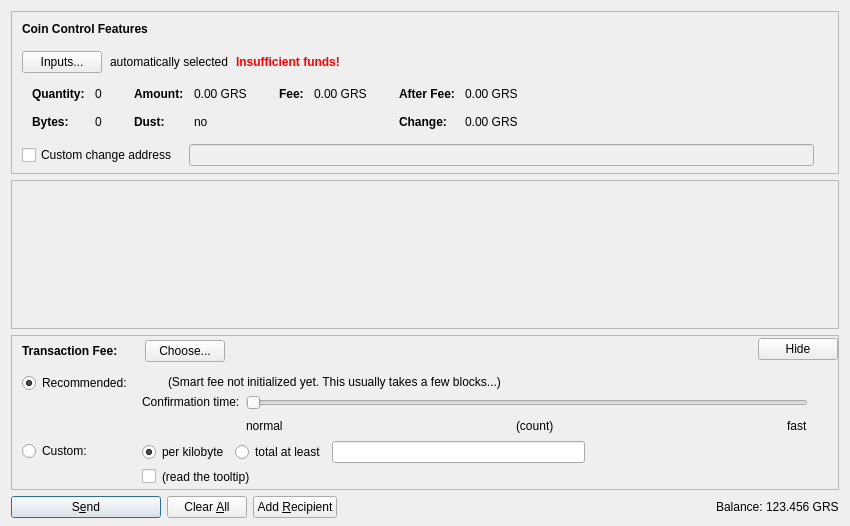
<?xml version="1.0" encoding="UTF-8"?>
<ui version="4.0">
 <class>SendCoinsDialog</class>
 <widget class="QDialog" name="SendCoinsDialog">
  <property name="geometry">
   <rect>
    <x>0</x>
    <y>0</y>
    <width>850</width>
    <height>526</height>
   </rect>
  </property>
  <property name="windowTitle">
   <string>Send Coins</string>
  </property>
  <layout class="QVBoxLayout" name="verticalLayout" stretch="0,1,0,0">
   <property name="bottomMargin">
    <number>8</number>
   </property>
   <item>
    <widget class="QFrame" name="frameCoinControl">
     <property name="sizePolicy">
      <sizepolicy hsizetype="Expanding" vsizetype="Expanding">
       <horstretch>0</horstretch>
       <verstretch>0</verstretch>
      </sizepolicy>
     </property>
     <property name="maximumSize">
      <size>
       <width>16777215</width>
       <height>16777215</height>
      </size>
     </property>
     <property name="frameShape">
      <enum>QFrame::StyledPanel</enum>
     </property>
     <property name="frameShadow">
      <enum>QFrame::Sunken</enum>
     </property>
     <layout class="QVBoxLayout" name="verticalLayoutCoinControl2">
      <property name="spacing">
       <number>0</number>
      </property>
      <property name="leftMargin">
       <number>0</number>
      </property>
      <property name="topMargin">
       <number>0</number>
      </property>
      <property name="rightMargin">
       <number>0</number>
      </property>
      <property name="bottomMargin">
       <number>6</number>
      </property>
      <item>
       <layout class="QVBoxLayout" name="verticalLayoutCoinControl" stretch="0,0,0,0,1">
        <property name="spacing">
         <number>0</number>
        </property>
        <property name="leftMargin">
         <number>10</number>
        </property>
        <property name="topMargin">
         <number>10</number>
        </property>
        <item>
         <layout class="QHBoxLayout" name="horizontalLayoutCoinControl1">
          <property name="bottomMargin">
           <number>15</number>
          </property>
          <item>
           <widget class="QLabel" name="labelCoinControlFeatures">
            <property name="sizePolicy">
             <sizepolicy hsizetype="Preferred" vsizetype="Maximum">
              <horstretch>0</horstretch>
              <verstretch>0</verstretch>
             </sizepolicy>
            </property>
            <property name="font">
             <font>
              <weight>75</weight>
              <bold>true</bold>
             </font>
            </property>
            <property name="styleSheet">
             <string notr="true">font-weight:bold;</string>
            </property>
            <property name="text">
             <string>Coin Control Features</string>
            </property>
           </widget>
          </item>
         </layout>
        </item>
        <item>
         <layout class="QHBoxLayout" name="horizontalLayoutCoinControl2" stretch="0,0,0,0">
          <property name="spacing">
           <number>8</number>
          </property>
          <property name="bottomMargin">
           <number>10</number>
          </property>
          <item>
           <widget class="QPushButton" name="pushButtonCoinControl">
            <property name="styleSheet">
             <string notr="true"/>
            </property>
            <property name="text">
             <string>Inputs...</string>
            </property>
            <property name="autoDefault">
             <bool>false</bool>
            </property>
           </widget>
          </item>
          <item>
           <widget class="QLabel" name="labelCoinControlAutomaticallySelected">
            <property name="text">
             <string>automatically selected</string>
            </property>
            <property name="margin">
             <number>5</number>
            </property>
           </widget>
          </item>
          <item>
           <widget class="QLabel" name="labelCoinControlInsuffFunds">
            <property name="font">
             <font>
              <weight>75</weight>
              <bold>true</bold>
             </font>
            </property>
            <property name="styleSheet">
             <string notr="true">color:red;font-weight:bold;</string>
            </property>
            <property name="text">
             <string>Insufficient funds!</string>
            </property>
            <property name="margin">
             <number>5</number>
            </property>
           </widget>
          </item>
          <item>
           <spacer name="horizontalSpacerCoinControl">
            <property name="orientation">
             <enum>Qt::Horizontal</enum>
            </property>
            <property name="sizeHint" stdset="0">
             <size>
              <width>40</width>
              <height>1</height>
             </size>
            </property>
           </spacer>
          </item>
         </layout>
        </item>
        <item>
         <widget class="QWidget" name="widgetCoinControl" native="true">
          <property name="sizePolicy">
           <sizepolicy hsizetype="Preferred" vsizetype="Preferred">
            <horstretch>0</horstretch>
            <verstretch>0</verstretch>
           </sizepolicy>
          </property>
          <property name="minimumSize">
           <size>
            <width>0</width>
            <height>0</height>
           </size>
          </property>
          <property name="styleSheet">
           <string notr="true"/>
          </property>
          <layout class="QHBoxLayout" name="horizontalLayoutCoinControl5">
           <property name="leftMargin">
            <number>0</number>
           </property>
           <property name="topMargin">
            <number>0</number>
           </property>
           <property name="rightMargin">
            <number>0</number>
           </property>
           <property name="bottomMargin">
            <number>0</number>
           </property>
           <item>
            <layout class="QHBoxLayout" name="horizontalLayoutCoinControl3" stretch="0,0,0,1">
             <property name="spacing">
              <number>20</number>
             </property>
             <property name="topMargin">
              <number>0</number>
             </property>
             <property name="bottomMargin">
              <number>10</number>
             </property>
             <item>
              <layout class="QFormLayout" name="formLayoutCoinControl1">
               <property name="horizontalSpacing">
                <number>10</number>
               </property>
               <property name="verticalSpacing">
                <number>14</number>
               </property>
               <property name="leftMargin">
                <number>10</number>
               </property>
               <property name="topMargin">
                <number>4</number>
               </property>
               <property name="rightMargin">
                <number>6</number>
               </property>
               <item row="0" column="0">
                <widget class="QLabel" name="labelCoinControlQuantityText">
                 <property name="font">
                  <font>
                   <weight>75</weight>
                   <bold>true</bold>
                  </font>
                 </property>
                 <property name="text">
                  <string>Quantity:</string>
                 </property>
                 <property name="margin">
                  <number>0</number>
                 </property>
                </widget>
               </item>
               <item row="0" column="1">
                <widget class="QLabel" name="labelCoinControlQuantity">
                 <property name="cursor">
                  <cursorShape>IBeamCursor</cursorShape>
                 </property>
                 <property name="contextMenuPolicy">
                  <enum>Qt::ActionsContextMenu</enum>
                 </property>
                 <property name="text">
                  <string notr="true">0</string>
                 </property>
                 <property name="margin">
                  <number>0</number>
                 </property>
                 <property name="textInteractionFlags">
                  <set>Qt::LinksAccessibleByMouse|Qt::TextSelectableByKeyboard|Qt::TextSelectableByMouse</set>
                 </property>
                </widget>
               </item>
               <item row="1" column="0">
                <widget class="QLabel" name="labelCoinControlBytesText">
                 <property name="font">
                  <font>
                   <weight>75</weight>
                   <bold>true</bold>
                  </font>
                 </property>
                 <property name="text">
                  <string>Bytes:</string>
                 </property>
                </widget>
               </item>
               <item row="1" column="1">
                <widget class="QLabel" name="labelCoinControlBytes">
                 <property name="cursor">
                  <cursorShape>IBeamCursor</cursorShape>
                 </property>
                 <property name="contextMenuPolicy">
                  <enum>Qt::ActionsContextMenu</enum>
                 </property>
                 <property name="text">
                  <string notr="true">0</string>
                 </property>
                 <property name="textInteractionFlags">
                  <set>Qt::LinksAccessibleByMouse|Qt::TextSelectableByKeyboard|Qt::TextSelectableByMouse</set>
                 </property>
                </widget>
               </item>
              </layout>
             </item>
             <item>
              <layout class="QFormLayout" name="formLayoutCoinControl2">
               <property name="horizontalSpacing">
                <number>10</number>
               </property>
               <property name="verticalSpacing">
                <number>14</number>
               </property>
               <property name="leftMargin">
                <number>6</number>
               </property>
               <property name="topMargin">
                <number>4</number>
               </property>
               <property name="rightMargin">
                <number>6</number>
               </property>
               <item row="0" column="0">
                <widget class="QLabel" name="labelCoinControlAmountText">
                 <property name="font">
                  <font>
                   <weight>75</weight>
                   <bold>true</bold>
                  </font>
                 </property>
                 <property name="text">
                  <string>Amount:</string>
                 </property>
                 <property name="margin">
                  <number>0</number>
                 </property>
                </widget>
               </item>
               <item row="0" column="1">
                <widget class="QLabel" name="labelCoinControlAmount">
                 <property name="cursor">
                  <cursorShape>IBeamCursor</cursorShape>
                 </property>
                 <property name="contextMenuPolicy">
                  <enum>Qt::ActionsContextMenu</enum>
                 </property>
                 <property name="text">
                  <string notr="true">0.00 GRS</string>
                 </property>
                 <property name="textInteractionFlags">
                  <set>Qt::LinksAccessibleByMouse|Qt::TextSelectableByKeyboard|Qt::TextSelectableByMouse</set>
                 </property>
                </widget>
               </item>
               <item row="1" column="0">
                <widget class="QLabel" name="labelCoinControlLowOutputText">
                 <property name="font">
                  <font>
                   <weight>75</weight>
                   <bold>true</bold>
                  </font>
                 </property>
                 <property name="text">
                  <string>Dust:</string>
                 </property>
                </widget>
               </item>
               <item row="1" column="1">
                <widget class="QLabel" name="labelCoinControlLowOutput">
                 <property name="cursor">
                  <cursorShape>IBeamCursor</cursorShape>
                 </property>
                 <property name="contextMenuPolicy">
                  <enum>Qt::ActionsContextMenu</enum>
                 </property>
                 <property name="text">
                  <string notr="true">no</string>
                 </property>
                 <property name="textInteractionFlags">
                  <set>Qt::LinksAccessibleByMouse|Qt::TextSelectableByKeyboard|Qt::TextSelectableByMouse</set>
                 </property>
                </widget>
               </item>
              </layout>
             </item>
             <item>
              <layout class="QFormLayout" name="formLayoutCoinControl3">
               <property name="horizontalSpacing">
                <number>10</number>
               </property>
               <property name="verticalSpacing">
                <number>14</number>
               </property>
               <property name="leftMargin">
                <number>6</number>
               </property>
               <property name="topMargin">
                <number>4</number>
               </property>
               <property name="rightMargin">
                <number>6</number>
               </property>
               <item row="0" column="0">
                <widget class="QLabel" name="labelCoinControlFeeText">
                 <property name="font">
                  <font>
                   <weight>75</weight>
                   <bold>true</bold>
                  </font>
                 </property>
                 <property name="text">
                  <string>Fee:</string>
                 </property>
                 <property name="margin">
                  <number>0</number>
                 </property>
                </widget>
               </item>
               <item row="0" column="1">
                <widget class="QLabel" name="labelCoinControlFee">
                 <property name="cursor">
                  <cursorShape>IBeamCursor</cursorShape>
                 </property>
                 <property name="contextMenuPolicy">
                  <enum>Qt::ActionsContextMenu</enum>
                 </property>
                 <property name="text">
                  <string notr="true">0.00 GRS</string>
                 </property>
                 <property name="textInteractionFlags">
                  <set>Qt::LinksAccessibleByMouse|Qt::TextSelectableByKeyboard|Qt::TextSelectableByMouse</set>
                 </property>
                </widget>
               </item>
              </layout>
             </item>
             <item>
              <layout class="QFormLayout" name="formLayoutCoinControl4">
               <property name="horizontalSpacing">
                <number>10</number>
               </property>
               <property name="verticalSpacing">
                <number>14</number>
               </property>
               <property name="leftMargin">
                <number>6</number>
               </property>
               <property name="topMargin">
                <number>4</number>
               </property>
               <property name="rightMargin">
                <number>6</number>
               </property>
               <item row="0" column="0">
                <widget class="QLabel" name="labelCoinControlAfterFeeText">
                 <property name="font">
                  <font>
                   <weight>75</weight>
                   <bold>true</bold>
                  </font>
                 </property>
                 <property name="text">
                  <string>After Fee:</string>
                 </property>
                 <property name="margin">
                  <number>0</number>
                 </property>
                </widget>
               </item>
               <item row="0" column="1">
                <widget class="QLabel" name="labelCoinControlAfterFee">
                 <property name="cursor">
                  <cursorShape>IBeamCursor</cursorShape>
                 </property>
                 <property name="contextMenuPolicy">
                  <enum>Qt::ActionsContextMenu</enum>
                 </property>
                 <property name="text">
                  <string notr="true">0.00 GRS</string>
                 </property>
                 <property name="textInteractionFlags">
                  <set>Qt::LinksAccessibleByMouse|Qt::TextSelectableByKeyboard|Qt::TextSelectableByMouse</set>
                 </property>
                </widget>
               </item>
               <item row="1" column="0">
                <widget class="QLabel" name="labelCoinControlChangeText">
                 <property name="font">
                  <font>
                   <weight>75</weight>
                   <bold>true</bold>
                  </font>
                 </property>
                 <property name="text">
                  <string>Change:</string>
                 </property>
                </widget>
               </item>
               <item row="1" column="1">
                <widget class="QLabel" name="labelCoinControlChange">
                 <property name="cursor">
                  <cursorShape>IBeamCursor</cursorShape>
                 </property>
                 <property name="contextMenuPolicy">
                  <enum>Qt::ActionsContextMenu</enum>
                 </property>
                 <property name="text">
                  <string notr="true">0.00 GRS</string>
                 </property>
                 <property name="textInteractionFlags">
                  <set>Qt::LinksAccessibleByMouse|Qt::TextSelectableByKeyboard|Qt::TextSelectableByMouse</set>
                 </property>
                </widget>
               </item>
              </layout>
             </item>
            </layout>
           </item>
          </layout>
         </widget>
        </item>
        <item>
         <layout class="QHBoxLayout" name="horizontalLayoutCoinControl4" stretch="0,0,0">
          <property name="spacing">
           <number>12</number>
          </property>
          <property name="sizeConstraint">
           <enum>QLayout::SetDefaultConstraint</enum>
          </property>
          <property name="topMargin">
           <number>5</number>
          </property>
          <property name="rightMargin">
           <number>5</number>
          </property>
          <item>
           <widget class="QCheckBox" name="checkBoxCoinControlChange">
            <property name="toolTip">
             <string>If this is activated, but the change address is empty or invalid, change will be sent to a newly generated address.</string>
            </property>
            <property name="text">
             <string>Custom change address</string>
            </property>
           </widget>
          </item>
          <item>
           <widget class="QValidatedLineEdit" name="lineEditCoinControlChange">
            <property name="enabled">
             <bool>false</bool>
            </property>
            <property name="sizePolicy">
             <sizepolicy hsizetype="Expanding" vsizetype="Fixed">
              <horstretch>0</horstretch>
              <verstretch>0</verstretch>
             </sizepolicy>
            </property>
           </widget>
          </item>
          <item>
           <widget class="QLabel" name="labelCoinControlChangeLabel">
            <property name="sizePolicy">
             <sizepolicy hsizetype="Preferred" vsizetype="Expanding">
              <horstretch>0</horstretch>
              <verstretch>0</verstretch>
             </sizepolicy>
            </property>
            <property name="minimumSize">
             <size>
              <width>0</width>
              <height>0</height>
             </size>
            </property>
            <property name="text">
             <string/>
            </property>
            <property name="margin">
             <number>3</number>
            </property>
           </widget>
          </item>
         </layout>
        </item>
        <item>
         <spacer name="verticalSpacerCoinControl">
          <property name="orientation">
           <enum>Qt::Vertical</enum>
          </property>
          <property name="sizeHint" stdset="0">
           <size>
            <width>800</width>
            <height>1</height>
           </size>
          </property>
         </spacer>
        </item>
       </layout>
      </item>
     </layout>
    </widget>
   </item>
   <item>
    <widget class="QScrollArea" name="scrollArea">
     <property name="widgetResizable">
      <bool>true</bool>
     </property>
     <widget class="QWidget" name="scrollAreaWidgetContents">
      <property name="geometry">
       <rect>
        <x>0</x>
        <y>0</y>
        <width>830</width>
        <height>104</height>
       </rect>
      </property>
      <layout class="QVBoxLayout" name="verticalLayout_2" stretch="0,1">
       <property name="leftMargin">
        <number>0</number>
       </property>
       <property name="topMargin">
        <number>0</number>
       </property>
       <property name="rightMargin">
        <number>0</number>
       </property>
       <property name="bottomMargin">
        <number>0</number>
       </property>
       <item>
        <layout class="QVBoxLayout" name="entries">
         <property name="spacing">
          <number>6</number>
         </property>
        </layout>
       </item>
       <item>
        <spacer name="verticalSpacer">
         <property name="orientation">
          <enum>Qt::Vertical</enum>
         </property>
         <property name="sizeHint" stdset="0">
          <size>
           <width>20</width>
           <height>40</height>
          </size>
         </property>
        </spacer>
       </item>
      </layout>
     </widget>
    </widget>
   </item>
   <item>
    <widget class="QFrame" name="frameFee">
     <property name="sizePolicy">
      <sizepolicy hsizetype="Expanding" vsizetype="Expanding">
       <horstretch>0</horstretch>
       <verstretch>0</verstretch>
      </sizepolicy>
     </property>
     <property name="maximumSize">
      <size>
       <width>16777215</width>
       <height>16777215</height>
      </size>
     </property>
     <property name="frameShape">
      <enum>QFrame::StyledPanel</enum>
     </property>
     <property name="frameShadow">
      <enum>QFrame::Sunken</enum>
     </property>
     <layout class="QVBoxLayout" name="verticalLayoutFee1">
      <property name="spacing">
       <number>0</number>
      </property>
      <property name="leftMargin">
       <number>0</number>
      </property>
      <property name="topMargin">
       <number>0</number>
      </property>
      <property name="rightMargin">
       <number>0</number>
      </property>
      <property name="bottomMargin">
       <number>0</number>
      </property>
      <item>
       <layout class="QVBoxLayout" name="verticalLayoutFee2" stretch="0,0,0">
        <property name="spacing">
         <number>0</number>
        </property>
        <property name="leftMargin">
         <number>10</number>
        </property>
        <property name="topMargin">
         <number>0</number>
        </property>
        <item>
         <layout class="QHBoxLayout" name="horizontalLayoutFee1">
          <property name="bottomMargin">
           <number>0</number>
          </property>
          <item>
           <layout class="QVBoxLayout" name="verticalLayoutFee7">
            <property name="spacing">
             <number>0</number>
            </property>
            <item>
             <spacer name="verticalSpacerSmartFee">
              <property name="orientation">
               <enum>Qt::Vertical</enum>
              </property>
              <property name="sizeType">
               <enum>QSizePolicy::Fixed</enum>
              </property>
              <property name="sizeHint" stdset="0">
               <size>
                <width>1</width>
                <height>4</height>
               </size>
              </property>
             </spacer>
            </item>
            <item>
             <layout class="QHBoxLayout" name="horizontalLayoutSmartFee">
              <property name="spacing">
               <number>10</number>
              </property>
              <item>
               <widget class="QLabel" name="labelFeeHeadline">
                <property name="sizePolicy">
                 <sizepolicy hsizetype="Preferred" vsizetype="Maximum">
                  <horstretch>0</horstretch>
                  <verstretch>0</verstretch>
                 </sizepolicy>
                </property>
                <property name="font">
                 <font>
                  <weight>75</weight>
                  <bold>true</bold>
                 </font>
                </property>
                <property name="styleSheet">
                 <string notr="true">font-weight:bold;</string>
                </property>
                <property name="text">
                 <string>Transaction Fee:</string>
                </property>
               </widget>
              </item>
              <item>
               <widget class="QLabel" name="labelFeeMinimized">
                <property name="text">
                 <string/>
                </property>
               </widget>
              </item>
              <item>
               <widget class="QPushButton" name="buttonChooseFee">
                <property name="text">
                 <string>Choose...</string>
                </property>
               </widget>
              </item>
             </layout>
            </item>
            <item>
             <spacer name="verticalSpacer_5">
              <property name="orientation">
               <enum>Qt::Vertical</enum>
              </property>
              <property name="sizeHint" stdset="0">
               <size>
                <width>1</width>
                <height>1</height>
               </size>
              </property>
             </spacer>
            </item>
           </layout>
          </item>
          <item>
           <spacer name="horizontalSpacer_4">
            <property name="orientation">
             <enum>Qt::Horizontal</enum>
            </property>
            <property name="sizeHint" stdset="0">
             <size>
              <width>40</width>
              <height>20</height>
             </size>
            </property>
           </spacer>
          </item>
          <item>
           <widget class="QPushButton" name="buttonMinimizeFee">
            <property name="toolTip">
             <string>collapse fee-settings</string>
            </property>
            <property name="text">
             <string>Hide</string>
            </property>
           </widget>
          </item>
         </layout>
        </item>
        <item>
         <widget class="QFrame" name="frameFeeSelection">
          <layout class="QVBoxLayout" name="verticalLayoutFee12">
           <property name="spacing">
            <number>0</number>
           </property>
           <property name="leftMargin">
            <number>0</number>
           </property>
           <property name="topMargin">
            <number>0</number>
           </property>
           <property name="rightMargin">
            <number>0</number>
           </property>
           <property name="bottomMargin">
            <number>0</number>
           </property>
           <item>
            <layout class="QGridLayout" name="gridLayoutFee">
             <property name="topMargin">
              <number>10</number>
             </property>
             <property name="bottomMargin">
              <number>4</number>
             </property>
             <property name="horizontalSpacing">
              <number>10</number>
             </property>
             <property name="verticalSpacing">
              <number>4</number>
             </property>
             <item row="1" column="1">
              <layout class="QVBoxLayout" name="verticalLayoutFee8">
               <property name="spacing">
                <number>6</number>
               </property>
               <item>
                <layout class="QHBoxLayout" name="horizontalLayoutFee13">
                 <item>
                  <widget class="QRadioButton" name="radioCustomPerKilobyte">
                   <property name="toolTip">
                    <string>If the custom fee is set to 1000 satoshis and the transaction is only 250 bytes, then &quot;per kilobyte&quot; only pays 250 satoshis in fee, while &quot;total at least&quot; pays 1000 satoshis. For transactions bigger than a kilobyte both pay by kilobyte.</string>
                   </property>
                   <property name="text">
                    <string>per kilobyte</string>
                   </property>
                   <property name="checked">
                    <bool>true</bool>
                   </property>
                   <attribute name="buttonGroup">
                    <string notr="true">groupCustomFee</string>
                   </attribute>
                  </widget>
                 </item>
                 <item>
                  <widget class="QRadioButton" name="radioCustomAtLeast">
                   <property name="toolTip">
                    <string>If the custom fee is set to 1000 satoshis and the transaction is only 250 bytes, then &quot;per kilobyte&quot; only pays 250 satoshis in fee, while &quot;total at least&quot; pays 1000 satoshis. For transactions bigger than a kilobyte both pay by kilobyte.</string>
                   </property>
                   <property name="text">
                    <string>total at least</string>
                   </property>
                   <attribute name="buttonGroup">
                    <string notr="true">groupCustomFee</string>
                   </attribute>
                  </widget>
                 </item>
                 <item>
                  <widget class="BitcoinAmountField" name="customFee"/>
                 </item>
                 <item>
                  <spacer name="horizontalSpacer_6">
                   <property name="orientation">
                    <enum>Qt::Horizontal</enum>
                   </property>
                   <property name="sizeHint" stdset="0">
                    <size>
                     <width>1</width>
                     <height>1</height>
                    </size>
                   </property>
                  </spacer>
                 </item>
                </layout>
               </item>
               <item>
                <layout class="QHBoxLayout" name="horizontalLayoutFee8">
                 <item>
                  <widget class="QCheckBox" name="checkBoxMinimumFee">
                   <property name="toolTip">
                    <string>Paying only the minimum fee is just fine as long as there is less transaction volume than space in the blocks. But be aware that this can end up in a never confirming transaction once there is more demand for dallar transactions than the network can process.</string>
                   </property>
                   <property name="text">
                    <string/>
                   </property>
                  </widget>
                 </item>
                 <item>
                  <widget class="QLabel" name="labelMinFeeWarning">
                   <property name="enabled">
                    <bool>true</bool>
                   </property>
                   <property name="toolTip">
                    <string>Paying only the minimum fee is just fine as long as there is less transaction volume than space in the blocks. But be aware that this can end up in a never confirming transaction once there is more demand for dallar transactions than the network can process.</string>
                   </property>
                   <property name="text">
                    <string>(read the tooltip)</string>
                   </property>
                   <property name="margin">
                    <number>5</number>
                   </property>
                  </widget>
                 </item>
                 <item>
                  <spacer name="horizontalSpacer_2">
                   <property name="orientation">
                    <enum>Qt::Horizontal</enum>
                   </property>
                   <property name="sizeHint" stdset="0">
                    <size>
                     <width>1</width>
                     <height>1</height>
                    </size>
                   </property>
                  </spacer>
                 </item>
                </layout>
               </item>
              </layout>
             </item>
             <item row="0" column="0">
              <layout class="QVBoxLayout" name="verticalLayoutFee4" stretch="0,1">
               <item>
                <widget class="QRadioButton" name="radioSmartFee">
                 <property name="text">
                  <string>Recommended:</string>
                 </property>
                 <property name="checked">
                  <bool>true</bool>
                 </property>
                 <attribute name="buttonGroup">
                  <string notr="true">groupFee</string>
                 </attribute>
                </widget>
               </item>
               <item>
                <spacer name="verticalSpacer_2">
                 <property name="orientation">
                  <enum>Qt::Vertical</enum>
                 </property>
                 <property name="sizeHint" stdset="0">
                  <size>
                   <width>1</width>
                   <height>1</height>
                  </size>
                 </property>
                </spacer>
               </item>
              </layout>
             </item>
             <item row="1" column="0">
              <layout class="QVBoxLayout" name="verticalLayoutFee9" stretch="0,1">
               <item>
                <widget class="QRadioButton" name="radioCustomFee">
                 <property name="text">
                  <string>Custom:</string>
                 </property>
                 <attribute name="buttonGroup">
                  <string notr="true">groupFee</string>
                 </attribute>
                </widget>
               </item>
               <item>
                <spacer name="verticalSpacer_6">
                 <property name="orientation">
                  <enum>Qt::Vertical</enum>
                 </property>
                 <property name="sizeHint" stdset="0">
                  <size>
                   <width>1</width>
                   <height>1</height>
                  </size>
                 </property>
                </spacer>
               </item>
              </layout>
             </item>
             <item row="0" column="1">
              <layout class="QVBoxLayout" name="verticalLayoutFee3" stretch="0,0,1">
               <property name="spacing">
                <number>6</number>
               </property>
               <property name="topMargin">
                <number>2</number>
               </property>
               <item>
                <layout class="QHBoxLayout" name="horizontalLayoutFee12">
                 <item>
                  <widget class="QLabel" name="labelSmartFee">
                   <property name="text">
                    <string/>
                   </property>
                   <property name="margin">
                    <number>2</number>
                   </property>
                  </widget>
                 </item>
                 <item>
                  <widget class="QLabel" name="labelFeeEstimation">
                   <property name="text">
                    <string/>
                   </property>
                  </widget>
                 </item>
                 <item>
                  <widget class="QLabel" name="labelSmartFee2">
                   <property name="text">
                    <string>(Smart fee not initialized yet. This usually takes a few blocks...)</string>
                   </property>
                   <property name="margin">
                    <number>2</number>
                   </property>
                  </widget>
                 </item>
                 <item>
                  <spacer name="horizontalSpacer_5">
                   <property name="orientation">
                    <enum>Qt::Horizontal</enum>
                   </property>
                   <property name="sizeHint" stdset="0">
                    <size>
                     <width>1</width>
                     <height>1</height>
                    </size>
                   </property>
                  </spacer>
                 </item>
                </layout>
               </item>
               <item>
                <layout class="QHBoxLayout" name="horizontalLayoutFee9">
                 <item>
                  <layout class="QVBoxLayout" name="verticalLayoutFee6">
                   <item>
                    <widget class="QLabel" name="labelSmartFee3">
                     <property name="text">
                      <string>Confirmation time:</string>
                     </property>
                     <property name="margin">
                      <number>2</number>
                     </property>
                    </widget>
                   </item>
                   <item>
                    <spacer name="verticalSpacer_3">
                     <property name="orientation">
                      <enum>Qt::Vertical</enum>
                     </property>
                     <property name="sizeHint" stdset="0">
                      <size>
                       <width>1</width>
                       <height>1</height>
                      </size>
                     </property>
                    </spacer>
                   </item>
                  </layout>
                 </item>
                 <item>
                  <layout class="QVBoxLayout" name="verticalLayoutFee5">
                   <property name="rightMargin">
                    <number>30</number>
                   </property>
                   <item>
                    <widget class="QSlider" name="sliderSmartFee">
                     <property name="minimum">
                      <number>0</number>
                     </property>
                     <property name="maximum">
                      <number>23</number>
                     </property>
                     <property name="pageStep">
                      <number>1</number>
                     </property>
                     <property name="value">
                      <number>0</number>
                     </property>
                     <property name="orientation">
                      <enum>Qt::Horizontal</enum>
                     </property>
                     <property name="invertedAppearance">
                      <bool>false</bool>
                     </property>
                     <property name="invertedControls">
                      <bool>false</bool>
                     </property>
                     <property name="tickPosition">
                      <enum>QSlider::NoTicks</enum>
                     </property>
                    </widget>
                   </item>
                   <item>
                    <layout class="QHBoxLayout" name="horizontalLayoutFee10">
                     <item>
                      <widget class="QLabel" name="labelSmartFeeNormal">
                       <property name="text">
                        <string>normal</string>
                       </property>
                      </widget>
                     </item>
                     <item>
                      <spacer name="horizontalSpacer_7">
                       <property name="orientation">
                        <enum>Qt::Horizontal</enum>
                       </property>
                       <property name="sizeHint" stdset="0">
                        <size>
                         <width>40</width>
                         <height>20</height>
                        </size>
                       </property>
                      </spacer>
                     </item>
                     <item>
                      <widget class="QLabel" name="confirmationTargetLabel">
                       <property name="text">
                        <string notr="true">(count)</string>
                       </property>
                      </widget>
                     </item>
                     <item>
                      <spacer name="horizontalSpacer_3">
                       <property name="orientation">
                        <enum>Qt::Horizontal</enum>
                       </property>
                       <property name="sizeHint" stdset="0">
                        <size>
                         <width>40</width>
                         <height>20</height>
                        </size>
                       </property>
                      </spacer>
                     </item>
                     <item>
                      <widget class="QLabel" name="labelSmartFeeFast">
                       <property name="text">
                        <string>fast</string>
                       </property>
                      </widget>
                     </item>
                    </layout>
                   </item>
                  </layout>
                 </item>
                </layout>
               </item>
               <item>
                <spacer name="verticalSpacer_4">
                 <property name="orientation">
                  <enum>Qt::Vertical</enum>
                 </property>
                 <property name="sizeHint" stdset="0">
                  <size>
                   <width>1</width>
                   <height>1</height>
                  </size>
                 </property>
                </spacer>
               </item>
              </layout>
             </item>
            </layout>
           </item>
          </layout>
         </widget>
        </item>
        <item>
         <spacer name="verticalSpacerFee">
          <property name="orientation">
           <enum>Qt::Vertical</enum>
          </property>
          <property name="sizeHint" stdset="0">
           <size>
            <width>800</width>
            <height>1</height>
           </size>
          </property>
         </spacer>
        </item>
       </layout>
      </item>
     </layout>
    </widget>
   </item>
   <item>
    <layout class="QHBoxLayout" name="horizontalLayout">
     <item>
      <widget class="QPushButton" name="sendButton">
       <property name="minimumSize">
        <size>
         <width>150</width>
         <height>0</height>
        </size>
       </property>
       <property name="toolTip">
        <string>Confirm the send action</string>
       </property>
       <property name="text">
        <string>S&amp;end</string>
       </property>
       <property name="icon">
        <iconset resource="../bitcoin.qrc">
         <normaloff>:/icons/send</normaloff>:/icons/send</iconset>
       </property>
       <property name="autoDefault">
        <bool>false</bool>
       </property>
       <property name="default">
        <bool>true</bool>
       </property>
      </widget>
     </item>
     <item>
      <widget class="QPushButton" name="clearButton">
       <property name="sizePolicy">
        <sizepolicy hsizetype="Minimum" vsizetype="Fixed">
         <horstretch>0</horstretch>
         <verstretch>0</verstretch>
        </sizepolicy>
       </property>
       <property name="toolTip">
        <string>Clear all fields of the form.</string>
       </property>
       <property name="text">
        <string>Clear &amp;All</string>
       </property>
       <property name="icon">
        <iconset resource="../bitcoin.qrc">
         <normaloff>:/icons/remove</normaloff>:/icons/remove</iconset>
       </property>
       <property name="autoDefault">
        <bool>false</bool>
       </property>
      </widget>
     </item>
     <item>
      <widget class="QPushButton" name="addButton">
       <property name="toolTip">
        <string>Send to multiple recipients at once</string>
       </property>
       <property name="text">
        <string>Add &amp;Recipient</string>
       </property>
       <property name="icon">
        <iconset resource="../bitcoin.qrc">
         <normaloff>:/icons/add</normaloff>:/icons/add</iconset>
       </property>
       <property name="autoDefault">
        <bool>false</bool>
       </property>
      </widget>
     </item>
     <item>
      <spacer name="horizontalSpacer">
       <property name="orientation">
        <enum>Qt::Horizontal</enum>
       </property>
       <property name="sizeHint" stdset="0">
        <size>
         <width>40</width>
         <height>20</height>
        </size>
       </property>
      </spacer>
     </item>
     <item>
      <layout class="QHBoxLayout" name="horizontalLayout_2">
       <property name="spacing">
        <number>3</number>
       </property>
       <item>
        <widget class="QLabel" name="label">
         <property name="sizePolicy">
          <sizepolicy hsizetype="Preferred" vsizetype="Fixed">
           <horstretch>0</horstretch>
           <verstretch>0</verstretch>
          </sizepolicy>
         </property>
         <property name="text">
          <string>Balance:</string>
         </property>
        </widget>
       </item>
       <item>
        <widget class="QLabel" name="labelBalance">
         <property name="sizePolicy">
          <sizepolicy hsizetype="Preferred" vsizetype="Fixed">
           <horstretch>0</horstretch>
           <verstretch>0</verstretch>
          </sizepolicy>
         </property>
         <property name="cursor">
          <cursorShape>IBeamCursor</cursorShape>
         </property>
         <property name="text">
          <string notr="true">123.456 GRS</string>
         </property>
         <property name="textInteractionFlags">
          <set>Qt::LinksAccessibleByMouse|Qt::TextSelectableByKeyboard|Qt::TextSelectableByMouse</set>
         </property>
        </widget>
       </item>
      </layout>
     </item>
    </layout>
   </item>
  </layout>
 </widget>
 <customwidgets>
  <customwidget>
   <class>QValidatedLineEdit</class>
   <extends>QLineEdit</extends>
   <header>qvalidatedlineedit.h</header>
  </customwidget>
  <customwidget>
   <class>BitcoinAmountField</class>
   <extends>QLineEdit</extends>
   <header>bitcoinamountfield.h</header>
   <container>1</container>
  </customwidget>
 </customwidgets>
 <resources>
  <include location="../bitcoin.qrc"/>
 </resources>
 <connections/>
 <buttongroups>
  <buttongroup name="groupFee"/>
  <buttongroup name="groupCustomFee"/>
 </buttongroups>
</ui>
